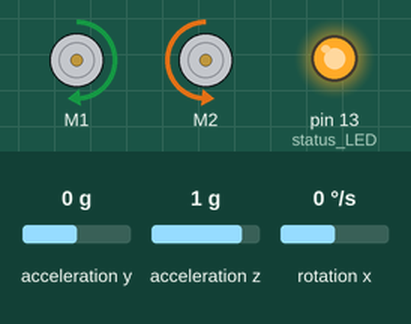
This sketch was run on a simulated Arduino Uno, built with avr-gcc and run on an emulated ATmega328P. On the bench: 2 × DC motor (green arrow = forward, orange = backward, longer = faster), output pins drawn as LEDs (lit = HIGH). Dashed ring = blinking. Inputs (shaded band) come from the test bench; at power-on: acceleration y 0 g, rotation x 0 °/s, acceleration z 1 g.

Above: at 1.2 s.
1.3 s: acceleration y set to -1.4 g
At 2.2 s:
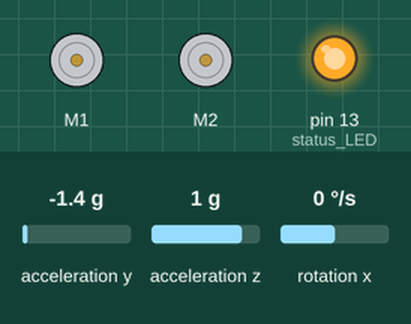
3.4 s: rotation x set to 100 °/s
At 5.2 s:
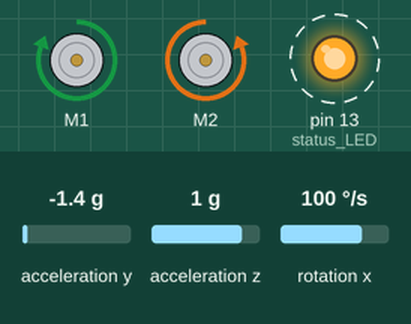
6.4 s: acceleration z set to 0 g
At 9.2 s:
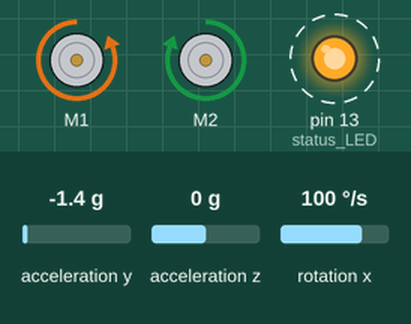
9.4 s: acceleration y set to 0 g
At 10.1 s:
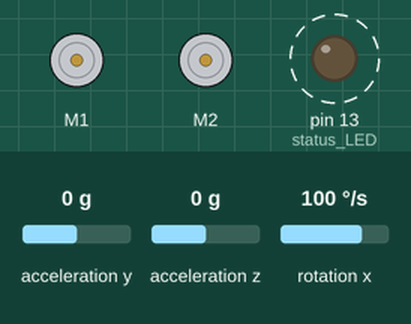
11.0 s: rotation x set to 39 °/s
14.0 s: rotation x set to 34 °/s
At 17.1 s:
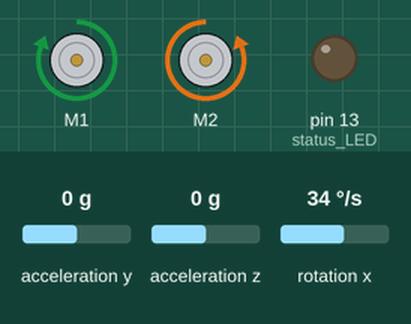
Timing chart, 0 to 18.0 s (numbered marks = the images above; inputs shaded):
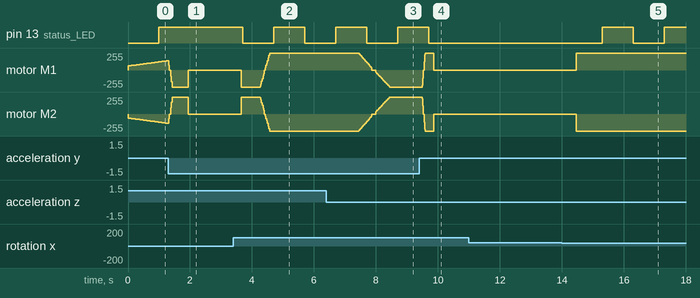

The sketch:

complete_code_v6.ino
```cpp
#include "Wire.h"
#include "I2Cdev.h"
#include "MPU6050.h"
#include "math.h"
#include <DRV8835MotorShield.h>
#include <util/atomic.h>


#define Kp  80 // proportional coefficient
#define Ki  80 // integration coefficient
#define Kd  0.5 // differential coefficient
#define targetAngle -1.2


MPU6050 mpu(0x68); // I2C address (0x68 is default)
DRV8835MotorShield motors(4, 5, 7, 6); // set output pins (M1DIR, M1PWM, M2DIR, M2PWM)


// declare global variables
const float Ts = 0.005f; // sample time 5ms
float alpha = 0.9938; // filter coefficient
const float INV_GYRO = 1.0f / 131.0f; // convert raw gyroX (LSB) to °/s for the ±250 °/s range (MPU6050 scale)
volatile int16_t accY, accZ, gyroX;
volatile int16_t motorCmd = 0;   // final command for motors, -400..400
volatile float motorPower, gyroRate;
volatile float accAngle, currentAngle, prevAngle=0, error, errorSum=0;
volatile byte count=0;
float pid_p = 0;
float pid_i = 0;
float pid_d = 0;


void init_PID() {
  // initialise Timer1 to provide a 5 ms scheduler for PID
  cli(); // stop interrupts so register writes aren’t interrupted
  TCCR1A = 0; // clear Timer1 control A -> no PWM outputs from Timer1
  TCCR1B = 0; // clear Timer1 control B -> timer stopped while we set it up
  OCR1A  = 9999; // compare value (TOP in CTC mode)
  TCCR1B |= (1 << WGM12); // CTC mode (Mode 4): count up to OCR1A, then reset to 0
  TCCR1B |= (1 << CS11); // prescaler = 8 (CS12:0 = 010)
  TIMSK1 |= (1 << OCIE1A); // enable “compare A match” interrupt
  sei(); // re-enable global interrupts
}


void setup() {
  pinMode(13, OUTPUT); // status LED
  motors.flipM2(true); // invert M2, depends on wiring
  mpu.initialize();
  mpu.setYAccelOffset(-493); // apply offset
  mpu.setZAccelOffset(857); // apply offset
  mpu.setXGyroOffset(132); // apply offset
  init_PID(); // start 5 ms control interrupts
  Serial.begin(9600); // set baud rate (for debugging)
}


void loop() {
  // read acceleration and gyroscope values
  int16_t ay = mpu.getAccelerationY();
  int16_t az = mpu.getAccelerationZ();
  int16_t gx = mpu.getRotationX();
  // publish to shareds atomically
  ATOMIC_BLOCK(ATOMIC_RESTORESTATE) {
    accY = ay;
    accZ = az;
    gyroX = gx;
  }
  // set motor speed
  int16_t cmd; // grab the latest command atomically (16-bit read on 8-bit MCU)
  ATOMIC_BLOCK(ATOMIC_RESTORESTATE) { cmd = motorCmd; }
  if (abs(cmd) < 50) cmd = 0; // optional deadband
  motors.setM1Speed(cmd);
  motors.setM2Speed(cmd);
}


// interrupt service routine will be called every 5 ms
ISR(TIMER1_COMPA_vect) {
  // sensor fusion
  accAngle = atan2(accY, accZ) * RAD_TO_DEG; // accel tilt (deg)
  gyroRate = gyroX * INV_GYRO;
  currentAngle = alpha * (prevAngle + gyroRate * Ts)
               + (1.0f - alpha) * accAngle;
  // SAFETY: bail out if we’re too far
  if (fabs(currentAngle) > 30.0f) {
    errorSum = 0; // also clear I to recover cleanly
    pid_i = 0;
    motorPower = 0;
    motorCmd = 0;
    prevAngle = currentAngle;
    return;
  }
  // PID
  error = currentAngle - targetAngle; // calculate error
  errorSum += error * Ts; // integrate error over time
  errorSum = constrain(errorSum, -400.0f / max(1.0f, (float)Ki), 400.0f / max(1.0f, (float)Ki)); // anti-windup: clamp integrator
  pid_i = Ki * errorSum; // integral
  pid_p = Kp * error; // proportional
  pid_d = Kd * gyroRate; // derivative on measurement
  motorPower = pid_p + pid_i - pid_d; // calculate output from PID values
  motorPower = constrain(motorPower, -400.0f, 400.0f); // saturate output to driver’s expected range (Pololu lib: -400..400)
  motorCmd = (int16_t)motorPower; // publish int16 command atomically for loop()
  prevAngle = currentAngle;
  // toggle the led on pin13 every second
  count++;
  if(count == 200)  {
    count = 0;
    digitalWrite(13, !digitalRead(13));
  }
}
```

Measured:
- the behaviour switches between 37 and 36 °/s on rotation x (found by bisection; images 4 and 5)
- after the input at 1.3 s, pin 13 (status_LED): stays HIGH (without the input it goes to LOW after 0.70 s)
- after the input at 3.4 s, pin 13 (status_LED): HIGH → LOW after 0.31 s, → HIGH 1.0 s later, → LOW 1.0 s later
- after the input at 6.4 s, motor M1: moves from forward 255/255 to backward 255/255 over 1.0 s, starting after 1.0 s; motor M2: moves from backward 255/255 to forward 255/255 over 1.0 s, starting after 1.0 s
- after the input at 9.4 s, motor M1: backward 255/255 → forward 255/255 after 0.09 s, → stopped 0.38 s later; motor M2: forward 255/255 → backward 255/255 after 0.09 s, → stopped 0.38 s later
- after the input at 11.0 s, every drawn part: stays the same
- after the input at 14.0 s, pin 13 (status_LED): LOW → HIGH after 1.3 s, → LOW 1.0 s later, → HIGH 1.0 s later; motor M1: stopped → forward 255/255 after 0.47 s; motor M2: stopped → backward 255/255 after 0.47 s
